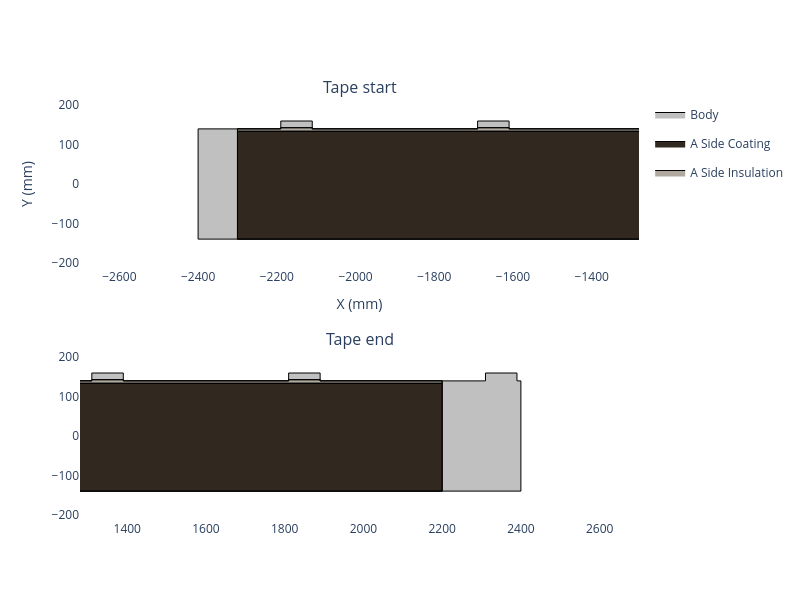
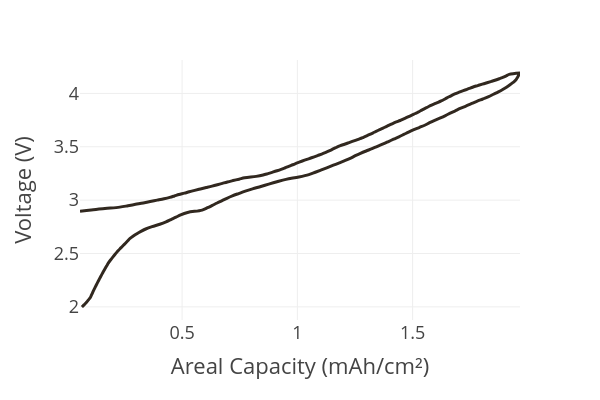

Here is the notebook cell these charts were saved with, in order:
### Code cell
# create the el

insulation_material = InsulationMaterial.from_database("Aluminium Oxide, 95%")

my_cathode = Cathode(
    formulation=cathode_formulation,
    current_collector=cathode_current_collector,
    calender_density=3,
    mass_loading=15,
    insulation_material=insulation_material,
    insulation_thickness=3,
    name='Cell 2'
)

my_cathode.get_top_down_view(width=800, height=600).show()
my_cathode.plot_half_cell_curve(areal=True, width=600, height=400).show()
